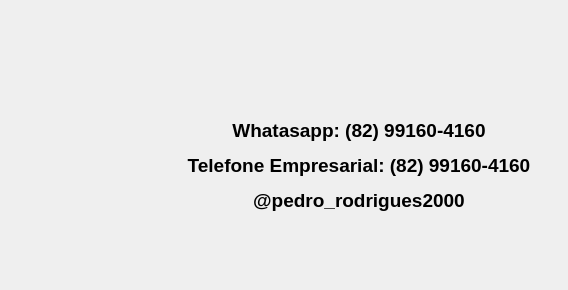
            <widget class="QWidget" name="pageCONTAATO_2">
             <widget class="QLabel" name="label_7">
              <property name="geometry">
               <rect>
                <x>159</x>
                <y>50</y>
                <width>400</width>
                <height>231</height>
               </rect>
              </property>
              <property name="text">
               <string>&lt;html&gt;&lt;head/&gt;&lt;body&gt;&lt;p align=&quot;center&quot;&gt;&lt;span style=&quot; font-family:'Arial,sans-serif'; font-size:14pt; font-weight:600;&quot;&gt;Whatasapp: (82) 99160-4160&lt;/span&gt;&lt;/p&gt;&lt;p align=&quot;center&quot;&gt;&lt;span style=&quot; font-family:'Arial,sans-serif'; font-size:14pt; font-weight:600;&quot;&gt;Telefone Empresarial: (82) 99160-4160&lt;/span&gt;&lt;/p&gt;&lt;p align=&quot;center&quot;&gt;&lt;span style=&quot; font-family:'Arial,sans-serif'; font-size:14pt; font-weight:600;&quot;&gt;@pedro_rodrigues2000&lt;/span&gt;&lt;/p&gt;&lt;/body&gt;&lt;/html&gt;</string>
              </property>
             </widget>
             <widget class="QPushButton" name="btn_toggle_2">
              <property name="geometry">
               <rect>
                <x>138</x>
                <y>110</y>
                <width>39</width>
                <height>40</height>
               </rect>
              </property>
              <property name="sizeIncrement">
               <size>
                <width>0</width>
                <height>0</height>
               </size>
              </property>
              <property name="cursor">
               <cursorShape>PointingHandCursor</cursorShape>
              </property>
              <property name="styleSheet">
               <string notr="true">
color: rgb(255, 255, 255);
font: 87 12pt &quot;Arial Black&quot;;
border-width: 0px; 
border-radius: 0px;
border-style: outset; 
border-color: rgb(0, 0, 0);
</string>
              </property>
              <property name="text">
               <string/>
              </property>
              <property name="icon">
               <iconset>
                <normaloff>imagens Projeto/Whatsapp.png</normaloff>imagens Projeto/Whatsapp.png</iconset>
              </property>
              <property name="iconSize">
               <size>
                <width>35</width>
                <height>40</height>
               </size>
              </property>
             </widget>
             <widget class="QPushButton" name="btn_toggle_3">
              <property name="geometry">
               <rect>
                <x>93</x>
                <y>145</y>
                <width>39</width>
                <height>40</height>
               </rect>
              </property>
              <property name="sizeIncrement">
               <size>
                <width>0</width>
                <height>0</height>
               </size>
              </property>
              <property name="cursor">
               <cursorShape>PointingHandCursor</cursorShape>
              </property>
              <property name="styleSheet">
               <string notr="true">
color: rgb(255, 255, 255);
font: 87 12pt &quot;Arial Black&quot;;
border-width: 0px; 
border-radius: 0px;
border-style: outset; 
border-color: rgb(0, 0, 0);
</string>
              </property>
              <property name="text">
               <string/>
              </property>
              <property name="icon">
               <iconset>
                <normaloff>imagens Projeto/telefone (1).png</normaloff>imagens Projeto/telefone (1).png</iconset>
              </property>
              <property name="iconSize">
               <size>
                <width>35</width>
                <height>40</height>
               </size>
              </property>
             </widget>
             <widget class="QPushButton" name="btn_toggle_4">
              <property name="geometry">
               <rect>
                <x>157</x>
                <y>184</y>
                <width>39</width>
                <height>40</height>
               </rect>
              </property>
              <property name="sizeIncrement">
               <size>
                <width>0</width>
                <height>0</height>
               </size>
              </property>
              <property name="cursor">
               <cursorShape>PointingHandCursor</cursorShape>
              </property>
              <property name="styleSheet">
               <string notr="true">
color: rgb(255, 255, 255);
font: 87 12pt &quot;Arial Black&quot;;
border-width: 0px; 
border-radius: 0px;
border-style: outset; 
border-color: rgb(0, 0, 0);
</string>
              </property>
              <property name="text">
               <string/>
              </property>
              <property name="icon">
               <iconset>
                <normaloff>imagens Projeto/instagram.png</normaloff>imagens Projeto/instagram.png</iconset>
              </property>
              <property name="iconSize">
               <size>
                <width>35</width>
                <height>40</height>
               </size>
              </property>
             </widget>
             <zorder>label_7</zorder>
             <zorder>btn_toggle_2</zorder>
             <zorder>btn_toggle_4</zorder>
             <zorder>btn_toggle_3</zorder>
            </widget>
